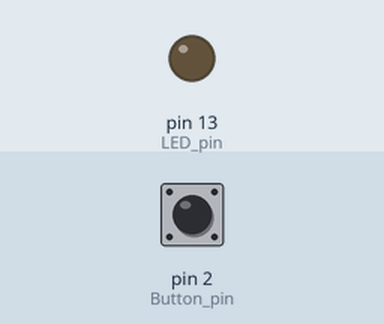
The sketch below on a simulated Arduino Uno, built with avr-gcc and run on an emulated ATmega328P. Shown: output pins drawn as LEDs (lit = HIGH). Inputs (shaded band) come from the test bench; at power-on: pin 2 (Button_pin) LOW.

Above: at 1.2 s.
1.3 s: pin 2 (Button_pin) pulled HIGH for 0.15 s
At 1.37 s:
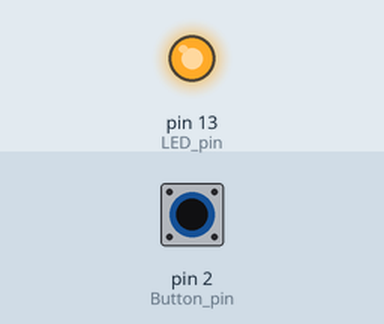
2.9 s: pin 2 (Button_pin) pulled HIGH for 3.2 s
At 7.3 s:
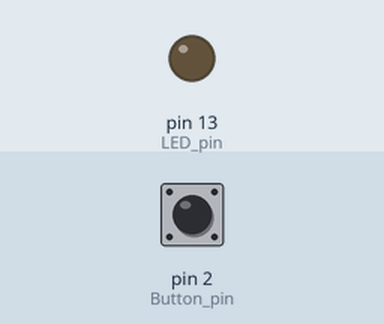
Timing chart, 0 to 8.8 s (numbered marks = the images above; inputs shaded):
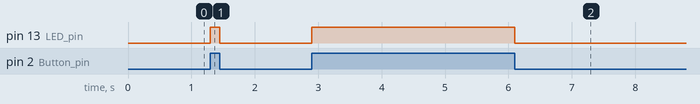

Measured:
- after the input at 1.3 s, pin 13 (LED_pin): LOW → HIGH at once, → LOW 0.15 s later
- after the input at 2.9 s, pin 13 (LED_pin): LOW → HIGH at once, → LOW 3.2 s later

The sketch:

day03_button_led.ino
```cpp
// ============================================
// Day 03 - Button Controls LED
// Author: [ayoub djendir]
// Date: [2026-11-22]
// Description: LED turns on when button is pressed
// ============================================

void setup() {
  pinMode(13, OUTPUT); // LED pin
  pinMode(2, INPUT);    // Button pin
}

void loop() {
  int state = digitalRead(2); // Read button state
  if (state == HIGH) {
    digitalWrite(13, HIGH);   // Button pressed: LED ON
  } else {
    digitalWrite(13, LOW);    // Button released: LED OFF
  }
}
```
